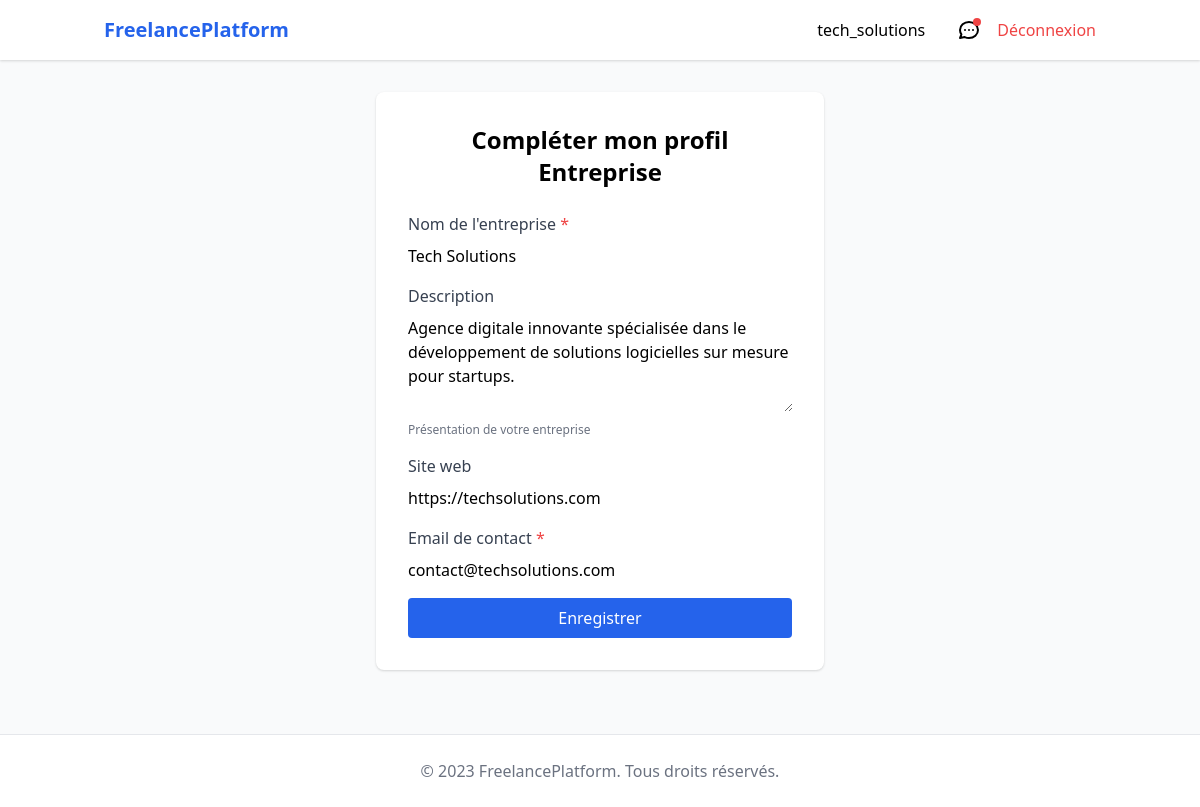
The page /auth/complete-profile/ (signed in) on the database its author committed.
### users/models.py (models this page shows, shortened)
class Utilisateur(AbstractUser):
    class TypeUtilisateur(models.TextChoices):
        FREELANCE = 'FR', _('Freelance')
        ENTREPRISE = 'EN', _('Entreprise')
    type_utilisateur = models.CharField(
        max_length=2,
        choices=TypeUtilisateur.choices,
        blank=True,
        null=True,
        verbose_name=_("Type d'utilisateur")
    )
    username = models.CharField(
        max_length=15,
        unique=True,
        validators=[MinLengthValidator(4)],
        verbose_name=_("Nom d'utilisateur")
    )
    password = models.CharField(
        max_length=128,  # Stockage du hash, pas besoin de limiter à 25
        verbose_name=_("Mot de passe")
    )
    @property
    def est_freelance(self):
        return self.type_utilisateur == self.TypeUtilisateur.FREELANCE
    @property
    def est_entreprise(self):
        return self.type_utilisateur == self.TypeUtilisateur.ENTREPRISE

class Entreprise(models.Model):
    utilisateur = models.OneToOneField(
        Utilisateur,
        on_delete=models.CASCADE,
        limit_choices_to={'type_utilisateur': Utilisateur.TypeUtilisateur.ENTREPRISE},
        related_name='entreprise_profile'
    )
    nom_entreprise = models.CharField(
        max_length=255,
        verbose_name=_("Nom de l'entreprise")
    )
    description = models.TextField(
        blank=True,
        verbose_name=_("Description"),
        help_text=_("Présentation de votre entreprise")
    )
    site_web = models.URLField(
        blank=True,
        verbose_name=_("Site web")
    )
    email_contact = models.EmailField(
        verbose_name=_("Email de contact")
    )
    siret = models.CharField(
        max_length=14,
        blank=True,
        null=True,
        verbose_name=_("Numéro SIRET")
    )
    date_creation = models.DateTimeField(
        auto_now_add=True,
        verbose_name=_("Date de création")
    )
    date_mise_a_jour = models.DateTimeField(
        auto_now=True,
        verbose_name=_("Date de mise à jour")
    )
    class Meta:
        verbose_name = _("Profil Entreprise")
        verbose_name_plural = _("Profils Entreprise")
        ordering = ['nom_entreprise']

### users/views.py (the view)
# urls.py: path('complete-profile/', CompleteProfileView.as_view(), name='complete_profile'),
class CompleteProfileView(LoginRequiredMixin, UpdateView):
    template_name = 'complete_profile.html'
    success_url = reverse_lazy('users:profile')
    def get_object(self):
        user = self.request.user
        if user.est_freelance:
            return user.freelance_profile
        elif user.est_entreprise:
            return user.entreprise_profile
        return None
    def get_form_class(self):
        if self.request.user.est_freelance:
            from .forms import FreelanceProfileForm
            return FreelanceProfileForm
        else:
            from .forms import EntrepriseProfileForm
            return EntrepriseProfileForm

### users/forms.py
class EntrepriseProfileForm(forms.ModelForm):
    class Meta:
        model = Entreprise
        fields = ['nom_entreprise', 'description', 'site_web', 'email_contact']
        widgets = {
            'description': forms.Textarea(attrs={'rows': 4}),
        }

### messagerie/context_processors.py (called while the page is built)
def unread_messages(request):
    if request.user.is_authenticated:
        return {
            'unread_messages': Message.objects.filter(
                conversation__participants=request.user,
                lu=False
            ).exclude(expediteur=request.user).count()
        }
    return {}

### users/templates/complete_profile.html (shortened to what this page needs)
{% extends "base.html" %}
{% block content %}
<div class="max-w-md mx-auto bg-white p-8 rounded-lg shadow">
    <h2 class="text-2xl font-bold mb-6 text-center">
        Compléter mon profil {% if user.est_freelance %}Freelance{% else %}Entreprise{% endif %}
    </h2>
    <form method="POST" enctype="multipart/form-data">
        {% for field in form %}
        <div class="mb-4">
            <label class="block text-gray-700 mb-2" for="{{ field.id_for_label }}">
                {{ field.label }}
                {% if field.field.required %}<span class="text-red-500">*</span>{% endif %}
            </label>
            {{ field }}
            {% if field.help_text %}
            <p class="text-xs text-gray-500 mt-1">{{ field.help_text }}</p>
            {% endif %}
        </div>
        {% endfor %}
        <button type="submit" class="w-full bg-blue-600 text-white py-2 px-4 rounded hover:bg-blue-700">
            Enregistrer
        </button>
    </form>
</div>
{% endblock %}

### templates/base.html (shortened to what this page needs)
<!DOCTYPE html>
<html lang="fr">
<head>
    <link href="https://cdn.jsdelivr.net/npm/tailwindcss@2.2.19/dist/tailwind.min.css" rel="stylesheet">
</head>
<body class="bg-gray-50">
    <header class="bg-white shadow">
        <div class="container mx-auto px-4 py-4 flex justify-between items-center">
            <a href="{% url 'missions:listes' %}" class="text-xl font-bold text-blue-600">FreelancePlatform</a>
            <nav class="flex items-center space-x-4">
                {% if user.is_authenticated %}
                    <a href="{% url 'users:profile' %}" class="mr-4">
                        {{ user.username }}
                    </a>
                    <a href="{% url 'messagerie:liste' %}" class="relative mr-4">
                        <svg class="w-6 h-6" fill="none" stroke="currentColor" viewBox="0 0 24 24">
                            <path stroke-linecap="round" stroke-linejoin="round" stroke-width="2"
                            d="M8 12h.01M12 12h.01M16 12h.01M21 12c0 4.418-4.03 8-9 8a9.863 9.863 0 01-4.255-.949L3 20l1.395-3.72C3.512 15.042 3 13.574 3 12c0-4.418 4.03-8 9-8s9 3.582 9 8z"/>
                        </svg>
                        {% if unread_messages %}
                            <span class="absolute top-0 right-0 block h-2 w-2 rounded-full bg-red-500"></span>
                        {% endif %}
                    </a>
                    <a href="{% url 'users:logout' %}" class="text-red-500 hover:text-red-700">Déconnexion</a>
                {% else %}
                    <a href="{% url 'users:login' %}" class="mr-4 hover:text-blue-700">Connexion</a>
                    <a href="{% url 'users:signup' %}" class="bg-blue-600 text-white px-4 py-2 rounded hover:bg-blue-700">
                        Inscription
                    </a>
                {% endif %}
            </nav>
        </div>
    </header>
    <main class="container mx-auto px-4 py-8">
        {% block content %}{% endblock %}
    </main>
    <footer class="bg-white border-t mt-8 py-6">
        <div class="container mx-auto px-4 text-center text-gray-500">
            &copy; 2023 FreelancePlatform. Tous droits réservés.
        </div>
    </footer>
</body>
</html>

### rows shown on the page
Utilisateur: username "tech_solutions"
Entreprise: form "Tech Solutions" "Agence digitale innovante spécialisée dans le développement de solutions logicielles sur mesure pour startups." "https://techsolutions.com" "contact@techsolutions.com"

### other values the page prints
{{ field.label }} "Nom de l'entreprise" "Description" "Site web" "Email de contact"
{{ field.help_text }} "Présentation de votre entreprise"
